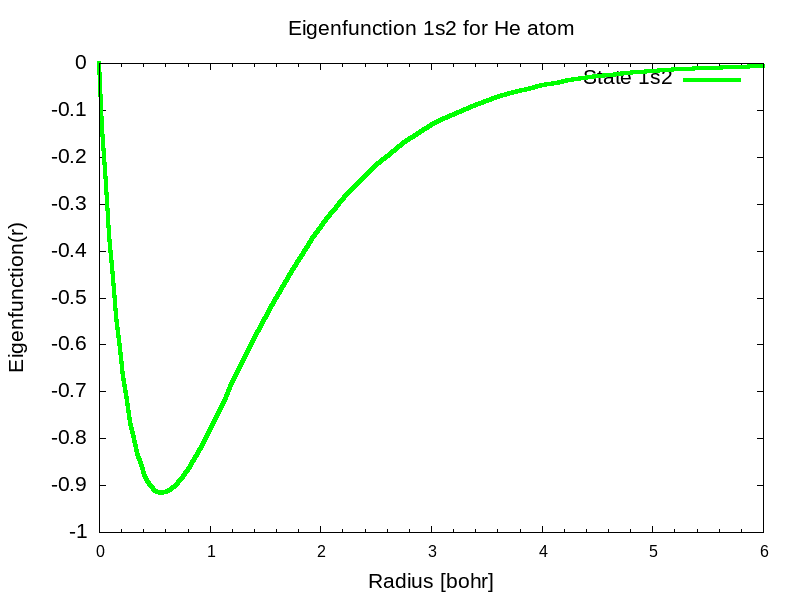

The gnuplot source for this figure:
#
# Gnuplot script for ploting eigenfunction.
#
set terminal png size 800,600 enhanced font "arial,16"
set output 'eig.png'
set title "Eigenfunction 1s2 for He atom"
set xlabel "Radius [bohr]"
set ylabel "Eigenfunction(r)"
#set logscale x 
set xrange[0:6]
set xtics 1 font "arial, 12"
set mxtics 
plot "eig.dat.1s2" using 1:2 with lines title 'State 1s2' lw 4 lc rgb "#00FF00", 


